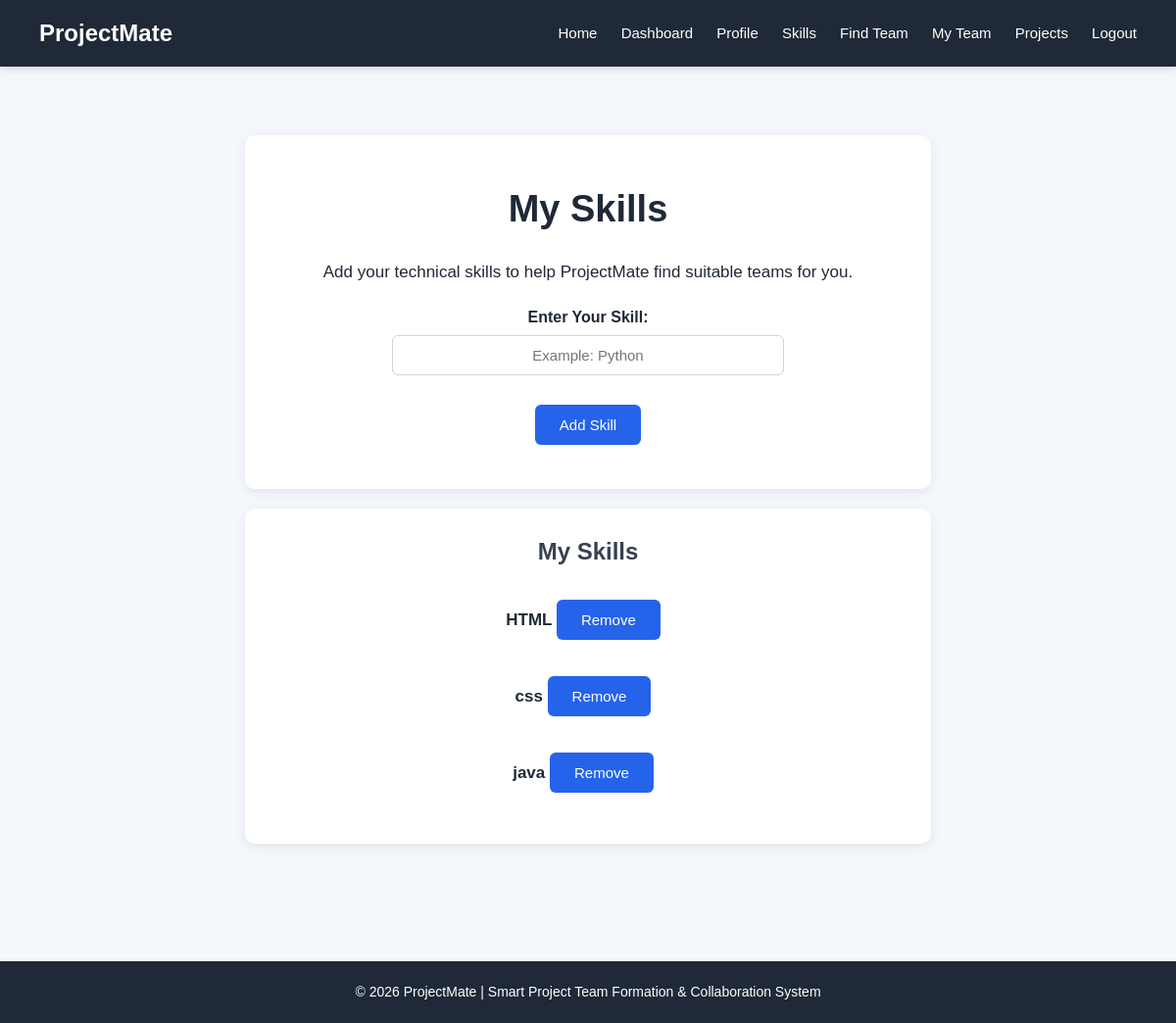
The page /student-skills (signed in) on the database its author committed.
### tables this page shows
CREATE TABLE skills (
            id INTEGER PRIMARY KEY AUTOINCREMENT,
            skill_name TEXT UNIQUE NOT NULL
        );

### app.py (the view, shortened to what this page needs)
@app.route("/student-skills", methods=["GET", "POST"])
def student_skills():
    user_id = session.get("user_id")
    if not user_id:
        return redirect(url_for("student_login"))
    conn = get_db_connection()
    student_profile = conn.execute("""
        SELECT id
        FROM student_profiles
        WHERE user_id = ?
    """, (user_id,)).fetchone()
    if student_profile is None:
        conn.close()
        return "Student profile not found!"
    student_id = student_profile["id"]
    my_skills = conn.execute("""
        SELECT
            skills.id,
            skills.skill_name
        FROM student_skills
        JOIN skills
            ON student_skills.skill_id = skills.id
        WHERE student_skills.student_id = ?
        ORDER BY skills.skill_name
    """, (student_id,)).fetchall()
    conn.close()
    return render_template(
        "student_skills.html",
        my_skills=my_skills
    )

### app.py (called while the page is built)
def get_db_connection():
    conn = sqlite3.connect(DATABASE)
    conn.row_factory = sqlite3.Row
    return conn

### templates/student_skills.html (shortened to what this page needs)
<!DOCTYPE html>
<html lang="en">
<head>
    <link rel="stylesheet"
          href="{{ url_for('static', filename='style.css') }}">
</head>
<body>
    <nav>
        <h2>ProjectMate</h2>
        <div>
            <a href="{{ url_for('home') }}">
                Home
            </a>
            <a href="{{ url_for('student_dashboard') }}">
                Dashboard
            </a>
            <a href="{{ url_for('student_profile') }}">
                Profile
            </a>
            <a href="{{ url_for('student_skills') }}">
                Skills
            </a>
            <a href="{{ url_for('find_team') }}">
                Find Team
            </a>
            <a href="{{ url_for('my_team') }}">
                My Team
            </a>
            <a href="{{ url_for('my_projects') }}">
                Projects
            </a>
            <a href="{{ url_for('student_logout') }}">
                Logout
            </a>
        </div>
    </nav>
    <main>
        <section class="card">
            <h1>
                My Skills
            </h1>
            <p>
                Add your technical skills to help ProjectMate
                find suitable teams for you.
            </p>
            <form method="POST">
                <label>
                    Enter Your Skill:
                </label>
                <input
                    type="text"
                    name="skill_name"
                    placeholder="Example: Python"
                    required
                >
                <button type="submit">
                    Add Skill
                </button>
            </form>
        </section>
        <section class="card">
            <h2>
                My Skills
            </h2>
            {% if my_skills %}
                {% for skill in my_skills %}
                    <p>
                        <strong>
                            {{ skill["skill_name"] }}
                        </strong>
                        <a href="{{ url_for(
                            'remove_skill',
                            skill_id=skill['id']
                        ) }}">
                            <button type="button">
                                Remove
                            </button>
                        </a>
                    </p>
                {% endfor %}
            {% else %}
                <p>
                    No skills added yet.
                </p>
            {% endif %}
        </section>
    </main>
    <footer>
        <p>
            © 2026 ProjectMate |
            Smart Project Team Formation &
            Collaboration System
        </p>
    </footer>
</body>
</html>

### static/style.css (style rules this page uses)
* { box-sizing: border-box; }
body { font-family: Arial, sans-serif; margin: 0; padding: 0; background-color: #f4f7fb; color: #1f2937; line-height: 1.6; }
nav { background-color: #1f2937; padding: 15px 40px; display: flex; justify-content: space-between; align-items: center; box-shadow: 0 2px 8px rgba(0, 0, 0, 0.15); }
nav h2 { color: white; margin: 0; }
nav a { color: white; text-decoration: none; margin-left: 20px; font-size: 15px; }
main { max-width: 1100px; margin: 0 auto; padding: 50px 25px; }
h1 { margin-top: 20px; color: #1f2937; font-size: 32px; }
h2 { color: #374151; }
p { font-size: 16px; line-height: 1.6; }
main section:first-child { text-align: center; }
main h1 { font-size: 38px; margin-bottom: 20px; }
main h2 { font-size: 24px; margin-bottom: 20px; }
main p { font-size: 17px; }
button { background-color: #2563eb; color: white; border: none; padding: 12px 25px; margin: 10px; border-radius: 6px; cursor: pointer; font-size: 15px; transition: 0.3s; }
a { color: #2563eb; text-decoration: none; }
form { max-width: 500px; margin: 20px auto; }
label { font-weight: bold; display: block; margin-top: 10px; }
input, textarea, select { width: 100%; padding: 11px; margin: 5px 0 15px 0; border: 1px solid #d1d5db; border-radius: 6px; font-size: 15px; background-color: white; }
form button { display: block; margin: 15px auto; }
.card { background-color: white; padding: 25px; margin: 20px auto; max-width: 700px; border-radius: 10px; box-shadow: 0 3px 12px rgba(0, 0, 0, 0.08); }
.card h2, .card h3 { margin-top: 0; }
.card button { margin-left: 0; }
footer { text-align: center; padding: 20px; margin-top: 50px; background-color: #1f2937; color: white; }
footer p { margin: 0; font-size: 14px; }
.card form { max-width: 400px; margin: 20px auto; text-align: left; }
.card form input, .card form textarea, .card form select { width: 100%; }
.card form button { display: block; margin: 15px auto; }
main { max-width: 1100px; margin: 0 auto; padding: 50px 25px; text-align: center; }
.card { background-color: white; padding: 25px; margin: 20px auto; max-width: 700px; border-radius: 10px; box-shadow: 0 3px 12px rgba(0, 0, 0, 0.08); text-align: center; }
form { max-width: 500px; margin: 20px auto; text-align: center; }
.card form { max-width: 400px; margin: 20px auto; text-align: center; }
input, textarea, select { width: 100%; padding: 11px; margin: 5px 0 15px 0; text-align: center; }
label { font-weight: bold; display: block; text-align: center; }

### rows shown on the page
skills: skill_name "HTML"
skills: skill_name "css"
skills: skill_name "java"
